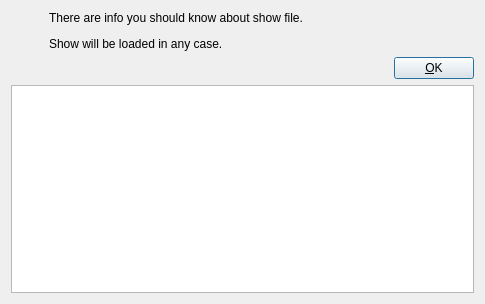
<?xml version="1.0" encoding="UTF-8"?>
<ui version="4.0">
 <class>ShowFileReportDialog</class>
 <widget class="QDialog" name="ShowFileReportDialog">
  <property name="geometry">
   <rect>
    <x>0</x>
    <y>0</y>
    <width>485</width>
    <height>304</height>
   </rect>
  </property>
  <property name="sizePolicy">
   <sizepolicy hsizetype="MinimumExpanding" vsizetype="MinimumExpanding">
    <horstretch>0</horstretch>
    <verstretch>0</verstretch>
   </sizepolicy>
  </property>
  <property name="windowTitle">
   <string>Dialog</string>
  </property>
  <layout class="QGridLayout" name="gridLayout">
   <item row="0" column="0">
    <widget class="QLabel" name="iconLabel">
     <property name="minimumSize">
      <size>
       <width>32</width>
       <height>32</height>
      </size>
     </property>
     <property name="text">
      <string/>
     </property>
    </widget>
   </item>
   <item row="2" column="0" colspan="4">
    <widget class="QTextEdit" name="detailsEdit">
     <property name="readOnly">
      <bool>true</bool>
     </property>
    </widget>
   </item>
   <item row="0" column="1" colspan="2">
    <widget class="QLabel" name="textLabel">
     <property name="text">
      <string>&lt;html&gt;&lt;head/&gt;&lt;body&gt;&lt;p&gt;&lt;span style=&quot; font-size:9pt;&quot;&gt;There are info you should know about show file.&lt;/span&gt;&lt;/p&gt;&lt;p&gt;&lt;span style=&quot; font-size:9pt;&quot;&gt;Show will be loaded in any case.&lt;/span&gt;&lt;/p&gt;&lt;/body&gt;&lt;/html&gt;</string>
     </property>
    </widget>
   </item>
   <item row="1" column="2">
    <spacer name="horizontalSpacer">
     <property name="orientation">
      <enum>Qt::Horizontal</enum>
     </property>
     <property name="sizeHint" stdset="0">
      <size>
       <width>40</width>
       <height>20</height>
      </size>
     </property>
    </spacer>
   </item>
   <item row="1" column="3">
    <widget class="QPushButton" name="okButton">
     <property name="text">
      <string>&amp;OK</string>
     </property>
    </widget>
   </item>
  </layout>
 </widget>
 <resources/>
 <connections/>
</ui>
